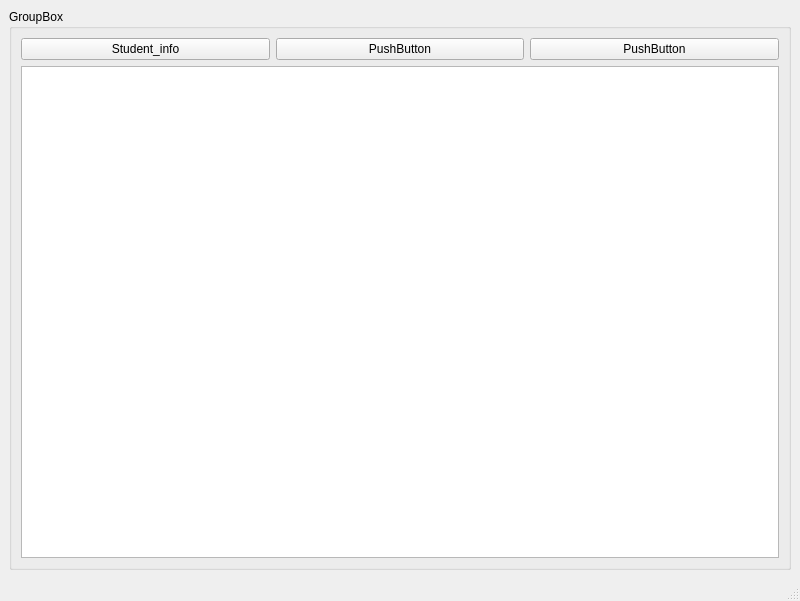
<?xml version="1.0" encoding="UTF-8"?>
<ui version="4.0">
 <class>MainWindow</class>
 <widget class="QMainWindow" name="MainWindow">
  <property name="geometry">
   <rect>
    <x>0</x>
    <y>0</y>
    <width>800</width>
    <height>601</height>
   </rect>
  </property>
  <property name="windowTitle">
   <string>MainWindow</string>
  </property>
  <widget class="QWidget" name="centralwidget">
   <layout class="QGridLayout" name="gridLayout_2">
    <item row="0" column="0">
     <widget class="QGroupBox" name="groupBox">
      <property name="title">
       <string>GroupBox</string>
      </property>
      <layout class="QGridLayout" name="gridLayout_3">
       <item row="0" column="1">
        <widget class="QPushButton" name="pushButton_2">
         <property name="text">
          <string>PushButton</string>
         </property>
        </widget>
       </item>
       <item row="0" column="0">
        <widget class="QPushButton" name="pushButton">
         <property name="text">
          <string>Student_info</string>
         </property>
        </widget>
       </item>
       <item row="0" column="2">
        <widget class="QPushButton" name="pushButton_3">
         <property name="text">
          <string>PushButton</string>
         </property>
        </widget>
       </item>
       <item row="1" column="0" colspan="3">
        <widget class="QTableWidget" name="tableWidget"/>
       </item>
      </layout>
     </widget>
    </item>
   </layout>
  </widget>
  <widget class="QStatusBar" name="statusbar"/>
 </widget>
 <resources/>
 <connections>
  <connection>
   <sender>pushButton</sender>
   <signal>clicked()</signal>
   <receiver>MainWindow</receiver>
   <slot>student_info_clicked()</slot>
   <hints>
    <hint type="sourcelabel">
     <x>171</x>
     <y>57</y>
    </hint>
    <hint type="destinationlabel">
     <x>203</x>
     <y>-1</y>
    </hint>
   </hints>
  </connection>
 </connections>
 <slots>
  <slot>student_info_clicked()</slot>
 </slots>
</ui>
